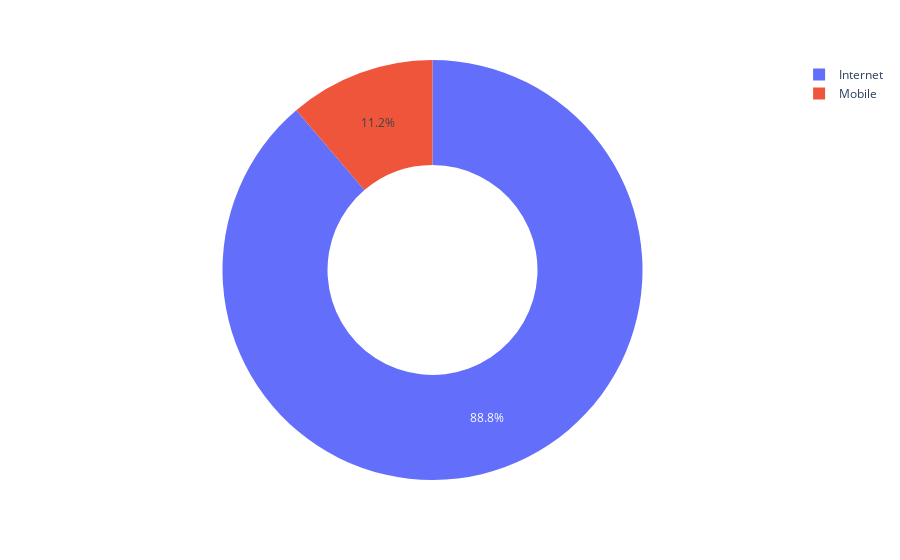

Notebook cell for this chart:
### Code cell
px.pie(data_frame=pd.DataFrame(df.sales_channel.value_counts()).reset_index(),
       names='index',
       values='sales_channel',
       hole=0.5)

### Figure 1 — Plotly figure (JSON) as saved in the notebook; plotly's stock layout.template omitted (floating-point values rounded to 4 significant figures)
{"data": [{"domain": {"x": [0, 1], "y": [0, 1]}, "hole": 0.5, "hovertemplate": "index=%{label}<br>sales_channel=%{value}<extra></extra>", "labels": ["Internet", "Mobile"], "legendgroup": "", "name": "", "showlegend": true, "type": "pie", "values": [44382, 5618]}], "layout": {"autosize": true, "legend": {"tracegroupgap": 0}, "margin": {"t": 60}}}
